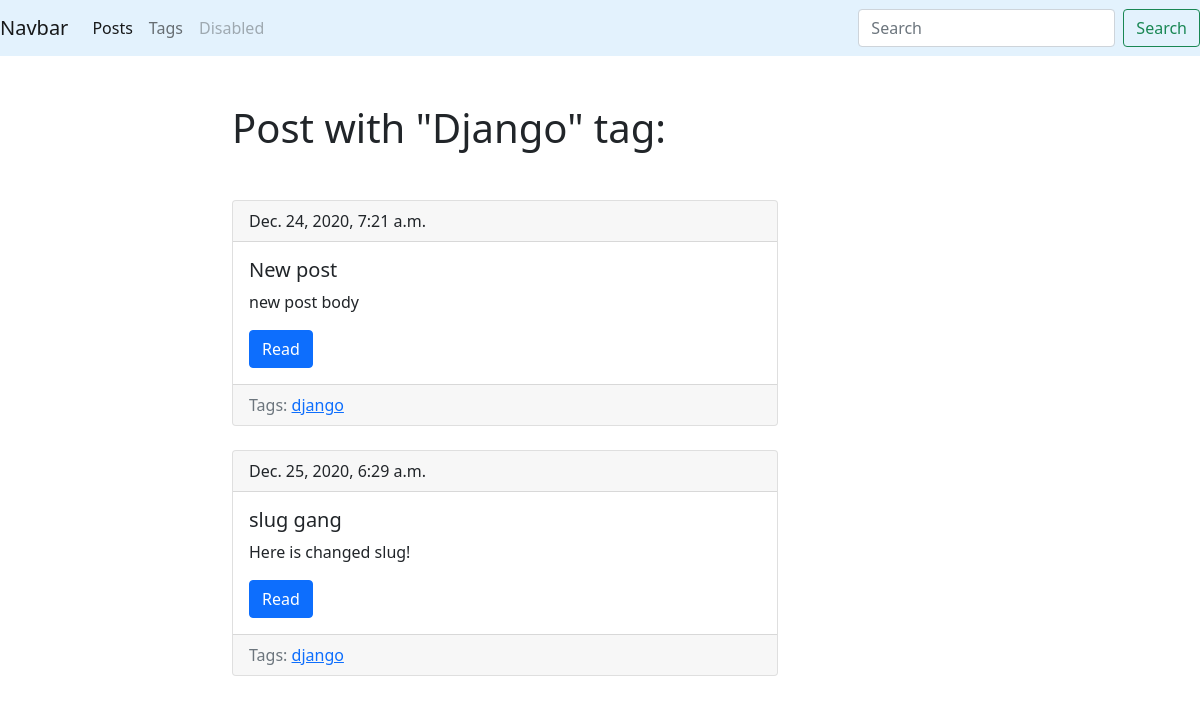
Screenshot of /blog/tag/django/ with the database file from the repository.
### blog/models.py (models this page shows, shortened)
class Tag(models.Model):
    title = models.CharField(max_length=50)
    slug = models.SlugField(max_length=50, unique=True)
    def get_absolute_url(self):
        return reverse('tag_detail_url', kwargs={'slug': self.slug})

class Post(models.Model):
    title = models.CharField(max_length=150, db_index=True)
    slug = models.SlugField(max_length=150, blank=True, unique=True)
    body = models.TextField(blank=True, db_index=True)
    tags = models.ManyToManyField('Tag', blank=True, related_name='posts')
    date_pub = models.DateTimeField(auto_now_add=True)
    def get_absolute_url(self):
        return reverse('post_detail_url', kwargs={'slug': self.slug})

### blog/views.py (the view)
# urls.py: path('tag/<str:slug>/', TagDetail.as_view(), name='tag_detail_url'),
class TagDetail(ObjectDetailMixin, View):
    model = Tag
    template = 'blog/tag_detail.html'

### blog/utils.py (called while the page is built)
    def get(self, request, slug):
        obj = get_object_or_404(self.model, slug__iexact=slug)
        return render(request,
        self.template,
        context={self.model.__name__.lower():
        obj})

### blog/templates/blog/tag_detail.html (shortened to what this page needs)
{% extends 'blog/base_blog.html' %}
{% block content %}
    <h1 class="mb-5">Post with "{{ tag.title|title }}" tag:</h1>
    {% for post in tag.posts.all %}
       {% include 'blog/includes/post_card_template.html' %}
    {% endfor %}
{% endblock %}

### blog/templates/blog/base_blog.html
{% extends 'base.html' %}

### templates/base.html (shortened to what this page needs)
<!DOCTYPE html>
<html lang="en">
<head>
    <link href="https://cdn.jsdelivr.net/npm/bootstrap@5.0.0-beta1/dist/css/bootstrap.min.css" rel="stylesheet">
</head>
<body>
    <nav class="navbar navbar-expand-lg navbar-light" style="background-color: #e3f2fd;">
        <a class="navbar-brand" href="#">Navbar</a>
        <div class="collapse navbar-collapse" id="navbarTogglerDemo02">
            <ul class="navbar-nav me-auto mb-2 mb-lg-0">
                <li class="nav-item">
                    <a class="nav-link active" aria-current="page" href="{% url 'posts_list_url' %}">Posts</a>
                </li>
                <li class="nav-item">
                    <a class="nav-link" href="{% url 'tags_list_url' %}">Tags</a>
                </li>
                <li class="nav-item">
                    <a class="nav-link disabled" href="#" tabindex="-1" aria-disabled="true">Disabled</a>
                </li>
            </ul>
            <form class="d-flex">
                <input class="form-control me-2" type="search" placeholder="Search" aria-label="Search">
                <button class="btn btn-outline-success" type="submit">Search</button>
            </form>
        </div>
    </nav>
    <div class="container mt-5">
        <div class="row">
            <div class="col-6 offset-md-2">
                {% block content%}{% endblock%}
            </div>
        </div>
    </div>
</body>
</html>

### blog/templates/blog/includes/post_card_template.html
  <div class="card mb-4">
      <div class="card-header">
          {{ post.date_pub }}
      </div>
      <div class="card-body">
          <h5 class="card-title">{{ post.title }}</h5>
          <p class="card-text">{{ post.body|truncatewords:15 }}</p>
          <a href="{{ post.get_absolute_url }}" class="btn btn-primary">Read</a>
      </div>
      <div class="card-footer text-muted">
          Tags:
          {% for tag in post.tags.all  %}
              <a href="{{ tag.get_absolute_url }}">{{ tag.title }}</a>
          {% endfor %}
      </div>
  </div>

### rows the page displays
Tag: title "Django", title "django"
Post: date_pub "Dec. 24, 2020, 7:21 a.m.", title "New post", body "new post body"
Post: date_pub "Dec. 25, 2020, 6:29 a.m.", title "slug gang", body "Here is changed slug!"
